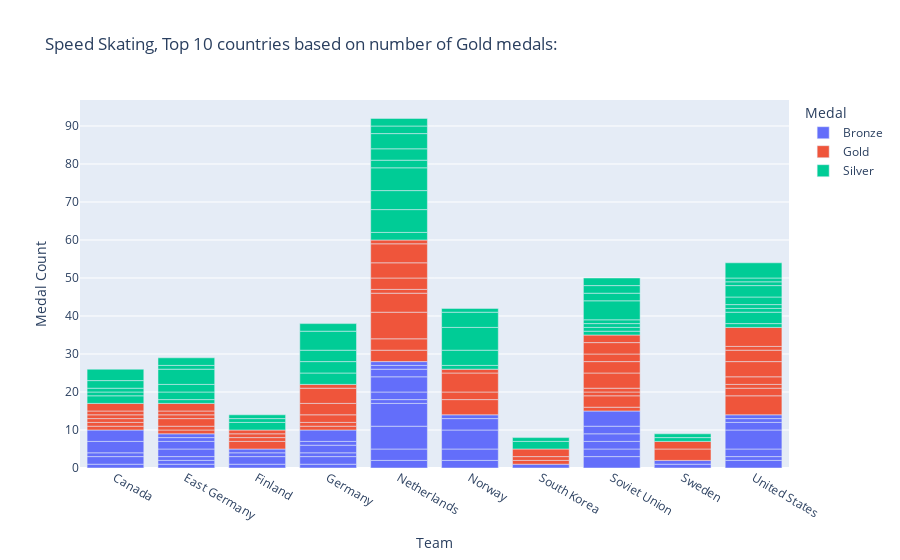

Notebook source saved alongside this figure:
### Code cell
px.bar(speed_skating_df_top_10,
       x='Team',
       y='Medal Count',
       hover_name='Event',
       color='Medal',
       #text='Medal',
       title='Speed Skating, Top 10 countries based on number of Gold medals:')

### Figure 1 — Plotly figure (JSON) as saved in the notebook; plotly's stock layout.template omitted (floating-point values rounded to 4 significant figures)
{"data": [{"alignmentgroup": "True", "hovertemplate": "<b>%{hovertext}</b><br><br>Medal=Bronze<br>Team=%{x}<br>Medal Count=%{y}<extra></extra>", "hovertext": [" Men's 1,500 metres", " Men's 500 metres", " Women's 1,000 metres", " Women's 3,000 metres", " Women's 5,000 metres", " Men's 10,000 metres", " Men's 5,000 metres", " Women's 1,000 metres", " Women's 1,500 metres", " Women's 3,000 metres", " Women's 5,000 metres", " Women's 500 metres", " Men's 1,500 metres", " Men's 500 metres", " Women's 1,000 metres", " Women's 3,000 metres", " Men's 5,000 metres", " Women's 1,000 metres", " Women's 1,500 metres", " Women's 3,000 metres", " Women's 5,000 metres", " Women's 500 metres", " Men's 1,000 metres", " Men's 1,500 metres", " Men's 10,000 metres", " Men's 5,000 metres", " Men's 500 metres", " Women's 1,000 metres", " Women's 1,500 metres", " Women's 3,000 metres", " Women's 5,000 metres", " Women's 500 metres", " Men's 1,000 metres", " Men's 1,500 metres", " Men's 10,000 metres", " Men's 5,000 metres", " Women's 3,000 metres", " Men's 500 metres", " Men's 1,000 metres", " Men's 1,500 metres", " Men's 500 metres", " Women's 1,000 metres", " Women's 1,500 metres", " Women's 500 metres", " Men's 1,500 metres", " Men's 10,000 metres", " Men's 1,000 metres", " Men's 1,500 metres", " Men's 500 metres", " Women's 1,000 metres", " Women's 1,500 metres", " Women's 3,000 metres", " Women's 500 metres"], "legendgroup": "Bronze", "marker": {"color": "#636efa", "pattern": {"shape": ""}}, "name": "Bronze", "offsetgroup": "Bronze", "orientation": "v", "showlegend": true, "textposition": "auto", "type": "bar", "x": ["Canada", "Canada", "Canada", "Canada", "Canada", "East Germany", "East Germany", "East Germany", "East Germany", "East Germany", "East Germany", "East Germany", "Finland", "Finland", "Finland", "Finland", "Germany", "Germany", "Germany", "Germany", "Germany", "Germany", "Netherlands", "Netherlands", "Netherlands", "Netherlands", "Netherlands", "Netherlands", "Netherlands", "Netherlands", "Netherlands", "Netherlands", "Norway", "Norway", "Norway", "Norway", "Norway", "South Korea", "Soviet Union", "Soviet Union", "Soviet Union", "Soviet Union", "Soviet Union", "Soviet Union", "Sweden", "Sweden", "United States", "United States", "United States", "United States", "United States", "United States", "United States"], "xaxis": "x", "y": [1, 2, 1, 3, 3, 1, 1, 1, 2, 2, 1, 1, 1, 2, 1, 1, 1, 2, 1, 2, 1, 3, 2, 3, 6, 6, 1, 2, 4, 2, 1, 1, 2, 3, 5, 3, 1, 1, 3, 2, 2, 2, 2, 4, 1, 1, 2, 1, 2, 5, 2, 1, 1], "yaxis": "y"}, {"alignmentgroup": "True", "hovertemplate": "<b>%{hovertext}</b><br><br>Medal=Gold<br>Team=%{x}<br>Medal Count=%{y}<extra></extra>", "hovertext": [" Men's 1,000 metres", " Men's 1,500 metres", " Women's 1,000 metres", " Women's 1,500 metres", " Women's 5,000 metres", " Women's 500 metres", " Men's 1,500 metres", " Men's 500 metres", " Women's 1,000 metres", " Women's 1,500 metres", " Women's 3,000 metres", " Women's 500 metres", " Men's 1,500 metres", " Men's 5,000 metres", " Men's 500 metres", " Women's 1,500 metres", " Men's 1,000 metres", " Men's 500 metres", " Women's 1,500 metres", " Women's 3,000 metres", " Women's 5,000 metres", " Women's 500 metres", " Men's 1,000 metres", " Men's 1,500 metres", " Men's 10,000 metres", " Men's 5,000 metres", " Men's 500 metres", " Women's 1,000 metres", " Women's 1,500 metres", " Women's 3,000 metres", " Women's 5,000 metres", " Men's 1,500 metres", " Men's 10,000 metres", " Men's 5,000 metres", " Women's 3,000 metres", " Men's 10,000 metres", " Men's 500 metres", " Women's 500 metres", " Men's 1,000 metres", " Men's 1,500 metres", " Men's 10,000 metres", " Men's 5,000 metres", " Men's 500 metres", " Women's 1,000 metres", " Women's 1,500 metres", " Women's 3,000 metres", " Women's 500 metres", " Men's 10,000 metres", " Men's 5,000 metres", " Men's 1,000 metres", " Men's 1,500 metres", " Men's 10,000 metres", " Men's 5,000 metres", " Men's 500 metres", " Women's 1,000 metres", " Women's 1,500 metres", " Women's 500 metres"], "legendgroup": "Gold", "marker": {"color": "#EF553B", "pattern": {"shape": ""}}, "name": "Gold", "offsetgroup": "Gold", "orientation": "v", "showlegend": true, "textposition": "auto", "type": "bar", "x": ["Canada", "Canada", "Canada", "Canada", "Canada", "Canada", "East Germany", "East Germany", "East Germany", "East Germany", "East Germany", "East Germany", "Finland", "Finland", "Finland", "Finland", "Germany", "Germany", "Germany", "Germany", "Germany", "Germany", "Netherlands", "Netherlands", "Netherlands", "Netherlands", "Netherlands", "Netherlands", "Netherlands", "Netherlands", "Netherlands", "Norway", "Norway", "Norway", "Norway", "South Korea", "South Korea", "South Korea", "Soviet Union", "Soviet Union", "Soviet Union", "Soviet Union", "Soviet Union", "Soviet Union", "Soviet Union", "Soviet Union", "Soviet Union", "Sweden", "Sweden", "United States", "United States", "United States", "United States", "United States", "United States", "United States", "United States"], "xaxis": "x", "y": [1, 1, 1, 1, 1, 2, 1, 1, 2, 1, 1, 2, 2, 1, 1, 1, 1, 1, 2, 3, 4, 1, 3, 3, 7, 5, 1, 3, 4, 5, 1, 4, 2, 5, 1, 1, 1, 2, 1, 3, 1, 1, 4, 3, 2, 3, 2, 3, 2, 5, 2, 1, 2, 4, 3, 1, 5], "yaxis": "y"}, {"alignmentgroup": "True", "hovertemplate": "<b>%{hovertext}</b><br><br>Medal=Silver<br>Team=%{x}<br>Medal Count=%{y}<extra></extra>", "hovertext": [" Men's 1,000 metres", " Men's 500 metres", " Women's 1,000 metres", " Women's 1,500 metres", " Women's 500 metres", " Men's 1,000 metres", " Women's 1,000 metres", " Women's 1,500 metres", " Women's 3,000 metres", " Women's 5,000 metres", " Women's 500 metres", " Men's 10,000 metres", " Women's 1,500 metres", " Women's 3,000 metres", " Women's 1,000 metres", " Women's 1,500 metres", " Women's 3,000 metres", " Women's 5,000 metres", " Women's 500 metres", " Men's 1,000 metres", " Men's 1,500 metres", " Men's 10,000 metres", " Men's 5,000 metres", " Men's 500 metres", " Women's 1,000 metres", " Women's 1,500 metres", " Women's 3,000 metres", " Women's 5,000 metres", " Men's 1,000 metres", " Men's 1,500 metres", " Men's 10,000 metres", " Men's 5,000 metres", " Men's 500 metres", " Men's 1,000 metres", " Men's 5,000 metres", " Men's 1,000 metres", " Men's 1,500 metres", " Men's 10,000 metres", " Men's 5,000 metres", " Men's 500 metres", " Women's 1,000 metres", " Women's 3,000 metres", " Women's 500 metres", " Men's 10,000 metres", " Men's 500 metres", " Men's 1,000 metres", " Men's 1,500 metres", " Men's 10,000 metres", " Men's 5,000 metres", " Men's 500 metres", " Women's 1,000 metres", " Women's 1,500 metres", " Women's 3,000 metres", " Women's 500 metres"], "legendgroup": "Silver", "marker": {"color": "#00cc96", "pattern": {"shape": ""}}, "name": "Silver", "offsetgroup": "Silver", "orientation": "v", "showlegend": true, "textposition": "auto", "type": "bar", "x": ["Canada", "Canada", "Canada", "Canada", "Canada", "East Germany", "East Germany", "East Germany", "East Germany", "East Germany", "East Germany", "Finland", "Finland", "Finland", "Germany", "Germany", "Germany", "Germany", "Germany", "Netherlands", "Netherlands", "Netherlands", "Netherlands", "Netherlands", "Netherlands", "Netherlands", "Netherlands", "Netherlands", "Norway", "Norway", "Norway", "Norway", "Norway", "South Korea", "South Korea", "Soviet Union", "Soviet Union", "Soviet Union", "Soviet Union", "Soviet Union", "Soviet Union", "Soviet Union", "Soviet Union", "Sweden", "Sweden", "United States", "United States", "United States", "United States", "United States", "United States", "United States", "United States", "United States"], "xaxis": "x", "y": [2, 1, 1, 2, 3, 1, 2, 2, 4, 1, 2, 2, 1, 1, 3, 3, 3, 5, 2, 2, 6, 5, 6, 2, 3, 4, 2, 2, 1, 4, 6, 4, 1, 2, 1, 1, 1, 1, 1, 5, 2, 2, 2, 1, 1, 1, 3, 1, 1, 2, 3, 1, 1, 4], "yaxis": "y"}], "layout": {"barmode": "relative", "legend": {"title": {"text": "Medal"}, "tracegroupgap": 0}, "title": {"text": "Speed Skating, Top 10 countries based on number of Gold medals:"}, "xaxis": {"anchor": "y", "domain": [0, 1], "title": {"text": "Team"}}, "yaxis": {"anchor": "x", "domain": [0, 1], "title": {"text": "Medal Count"}}}}
